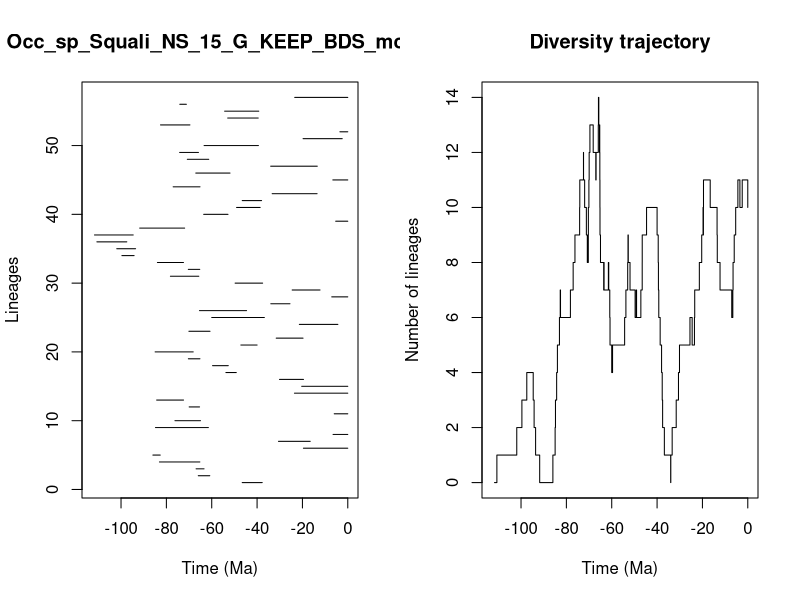

Reproduce this figure in R.


pdf(file='../Results/Species_NS/5_MA_bins_EXT_EP_FT/pyrate_mcmc_logs/Occ_sp_Squali_NS_15_G_KEEP_BDS_mcmc_LTT.pdf',width=0.6*20, height=0.6*10)
title = "Occ_sp_Squali_NS_15_G_KEEP_BDS_mcmc"
ts=c(46.560223153074055, 65.93381705150088,66.89524910062558,83.05949167875819,85.95131409305577,19.56011022749567,30.564929066011942,6.491817024457962,84.81174304473939,76.22063587720088,5.980276769689134,69.95217610397708,84.29372608421174,23.52119838734765,20.316453591851882,30.117427185167827,53.750609244943526,59.63337281514898,70.30445507681495,84.96334927584542,47.15629867335899,31.563536205556872,70.0691088687062,21.360444478112857,60.00307308873165,65.40532037241341,33.94513788866821,7.075937161907232,24.531155074075134,49.68702857870048,78.22437802145974,70.3282621284313,83.95488496776667,99.61752768477047,101.88192356701566,110.64845973388599,111.70417307950402,91.77251559324861,5.331371719486995,63.549906161097645,49.046589118671434,46.54910415051709,33.345826175387934,77.01134041022563,6.5978516626752475,67.031073603637,34.00420886100728,70.77040467440185,74.15694007390644,63.3712778341256,19.718317861515132,3.4739501365508123,82.59119783262727,52.95791935106991,54.310629498238875,74.08220169799985,23.402325558759788)
te=c(37.73357740646084, 60.8623491296013,63.3909888448104,65.24333523300076,82.70719790659169,0.0,16.566845375958966,0.0,61.4789880995638,64.95860679682865,0.0,65.36739987113431,72.42977964212953,0.0,0.0,19.530201567316105,49.17262180775328,52.70008665296878,65.20359948306424,68.17141776854194,39.99673209647251,19.727907058231924,60.75076355258454,4.369180472542399,36.78986846606207,44.63868836419483,25.49903032844685,0.0,12.231439581418728,37.55520969982717,65.69773310787004,65.282871024108,72.46208745803357,94.23207849679308,93.5746435457195,97.45958455088795,94.62903823669645,71.94332300618157,0.0,52.82543116969777,38.64160182227048,38.017350064460196,13.540471739776835,65.17476516033092,0.0,51.93089061228327,13.451983998509046,61.31805471245719,65.8553772019578,39.406877902845075,2.4494512898738674,0.0,69.61901341978816,39.49944619125612,39.24911506802473,71.18513710275407,0.0)
div_traj=c(0, 1,2,3,4,3,2,1,0,1,2,3,4,5,6,7,6,7,8,9,10,11,12,11,10,9,8,9,10,11,12,13,12,11,12,13,14,13,12,13,12,11,10,9,8,7,8,7,8,7,6,5,4,5,6,7,8,9,8,7,6,7,6,7,8,9,10,9,8,7,6,5,4,3,2,1,0,1,2,3,4,5,6,5,6,7,8,9,10,9,10,11,10,9,8,7,6,7,8,9,10,11,10,11,10)
time_events=c(111.70417307950402, 110.64845973388599,101.88192356701566,99.61752768477047,97.45958455088795,94.62903823669645,94.23207849679308,93.5746435457195,91.77251559324861,85.95131409305577,84.96334927584542,84.81174304473939,84.29372608421174,83.95488496776667,83.05949167875819,82.70719790659169,82.59119783262727,78.22437802145974,77.01134041022563,76.22063587720088,74.15694007390644,74.08220169799985,72.46208745803357,72.42977964212953,71.94332300618157,71.18513710275407,70.77040467440185,70.3282621284313,70.30445507681495,70.0691088687062,69.95217610397708,69.61901341978816,68.17141776854194,67.031073603637,66.89524910062558,65.93381705150088,65.8553772019578,65.69773310787004,65.40532037241341,65.36739987113431,65.282871024108,65.24333523300076,65.20359948306424,65.17476516033092,64.95860679682865,63.549906161097645,63.3909888448104,63.3712778341256,61.4789880995638,61.31805471245719,60.8623491296013,60.75076355258454,60.00307308873165,59.63337281514898,54.310629498238875,53.750609244943526,52.95791935106991,52.82543116969777,52.70008665296878,51.93089061228327,49.68702857870048,49.17262180775328,49.046589118671434,47.15629867335899,46.560223153074055,46.54910415051709,44.63868836419483,39.99673209647251,39.49944619125612,39.406877902845075,39.24911506802473,38.64160182227048,38.017350064460196,37.73357740646084,37.55520969982717,36.78986846606207,34.00420886100728,33.94513788866821,33.345826175387934,31.563536205556872,30.564929066011942,30.117427185167827,25.49903032844685,24.531155074075134,23.52119838734765,23.402325558759788,21.360444478112857,20.316453591851882,19.727907058231924,19.718317861515132,19.56011022749567,19.530201567316105,16.566845375958966,13.540471739776835,13.451983998509046,12.231439581418728,7.075937161907232,6.5978516626752475,6.491817024457962,5.980276769689134,5.331371719486995,4.369180472542399,3.4739501365508123,2.4494512898738674,0.0)
                par(mfrow=c(1,2))
                L = length(ts)
                plot(ts, 1:L , xlim=c(-max(ts)-1,0), pch=20, type="n", main=title,xlab="Time (Ma)",ylab="Lineages")
                for (i in 1:L){segments(x0=-te[i],y0=i,x1=-ts[i],y1=i)}    
                t = -time_events
                plot(div_traj ~ t,type="s", main = "Diversity trajectory",xlab="Time (Ma)",ylab="Number of lineages",xlim=c(-max(ts)-1,0))
                abline(v=c(65,200,251,367,445),lty=2,col="gray")
                
